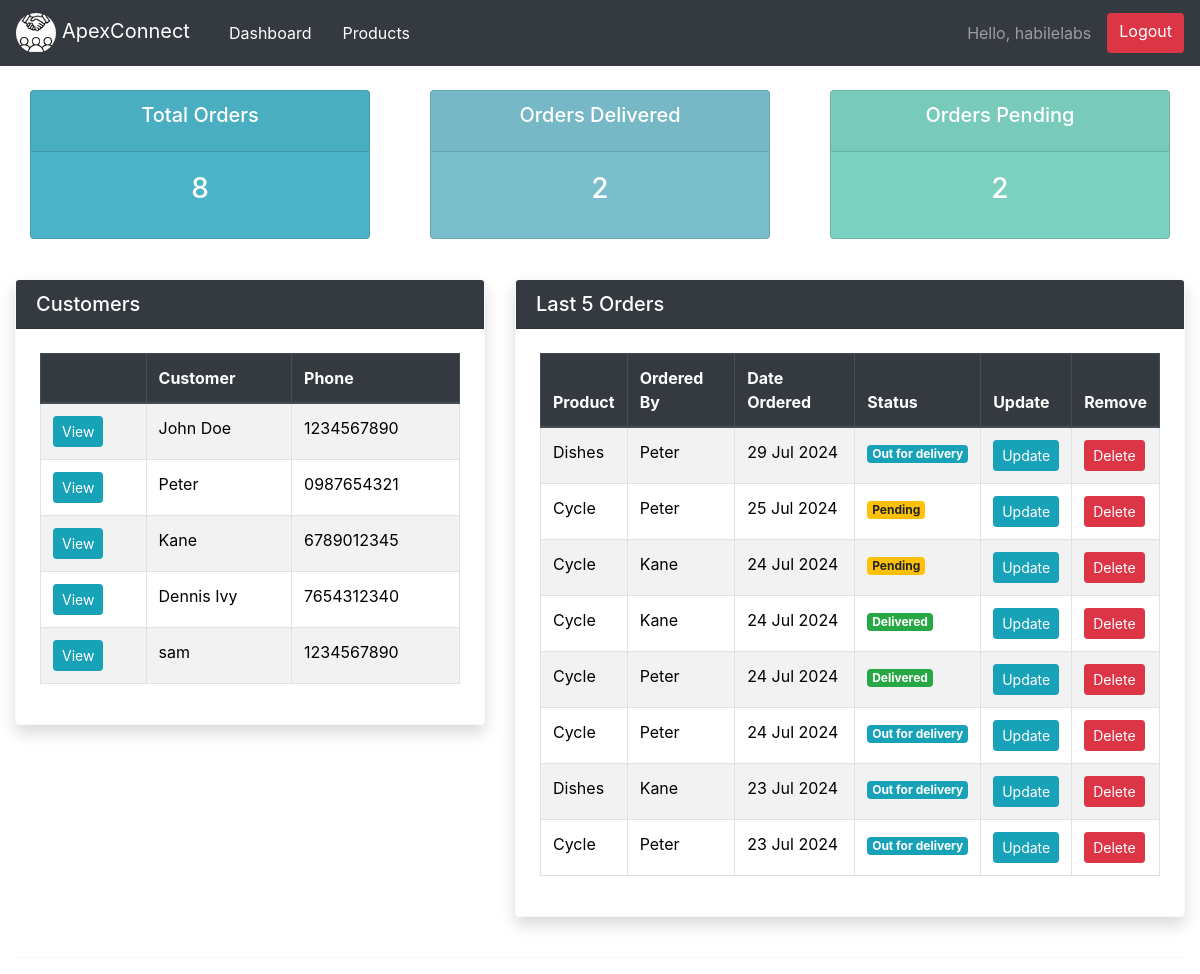
The app's page / (signed in) with its own data.
### accounts/models.py (models this page shows, shortened)
class Customer(models.Model):
    user = models.OneToOneField(User, null=True, on_delete=models.CASCADE)
    name = models.CharField(max_length=200, null=True)
    phone = models.CharField(max_length=200, null=True)
    email = models.CharField(max_length=200, null=True)
    address = models.CharField(max_length=200, null=True)
    date_created = models.DateTimeField(auto_now_add=True, null=True)
    def __str__(self):
        return self.name

class Order(models.Model):
    STATUS = (
        ("Pending", "Pending"),
        ("Out for delivery", "Out for delivery"),
        ("Delivered", "Delivered"),
    )
    customer = models.ForeignKey(Customer, null=True, on_delete=models.SET_NULL)
    product = models.ForeignKey(Product, null=True, on_delete=models.SET_NULL)
    date_created = models.DateTimeField(auto_now_add=True, null=True)
    status = models.CharField(max_length=200, null=True, choices=STATUS)
    note = models.CharField(max_length=1000, null=True)

class Product(models.Model):
    CATEGORY = (
        ("Indoor", "Indoor"),
        ("Out Door", "Out Door"),
    )
    name = models.CharField(max_length=200, null=True)
    price = models.FloatField(null=True)
    category = models.CharField(max_length=200, null=True, choices=CATEGORY)
    desc = models.CharField(max_length=200, null=True, blank=True)
    date_created = models.DateTimeField(auto_now_add=True, null=True)
    tags = models.ManyToManyField(Tag)
    def __str__(self):
        return self.name

### accounts/decorators.py (the view)
    def wrapper_function(request, *args, **kwargs):
        group = None
        if request.user.groups.exists():
            group = request.user.groups.all()[0].name
        if group == 'Customer':
            return redirect("user-page")
        if group == 'Admin':
            return view_func(request, *args, **kwargs)

### accounts/views.py (called while the page is built)
@login_required(login_url="login")
@admin_only
def home(request):
    orders = Order.objects.all().order_by('-date_created')
    customers = Customer.objects.all()
    total_customers = customers.count()
    total_orders = orders.count()
    delivered = orders.filter(status="Delivered").count()
    pending = orders.filter(status="Pending").count()
    context = {
        "orders": orders,
        "customers": customers,
        "total_orders": total_orders,
        "total_customers": total_customers,
        "delivered": delivered,
        "pending": pending,
    }
    return render(request, "accounts/dashboard.html", context)

### accounts/templates/accounts/dashboard.html
{% extends "accounts/main.html" %}
{% block content %}
{% include "accounts/status.html" %}
<br />
<div class="row">
  <div class="col-md-5 mb-4">
    <div class="card shadow border-light">
      <div
        class="card-header bg-dark text-white d-flex justify-content-between align-items-center"
      >
        <h5 class="mb-0">Customers</h5>
      </div>
      <div class="card-body p-4">
        <table class="table table-hover table-striped table-bordered">
          <thead class="thead-dark">
            <tr>
              <th></th>
              <th>Customer</th>
              <th>Phone</th>
            </tr>
          </thead>
          <tbody>
            {% for customer in customers %}
            <tr>
              <td>
                <a
                  class="btn btn-sm btn-info"
                  href="{% url 'customer' customer.id %}"
                  >View</a
                >
              </td>
              <td>{{ customer.name }}</td>
              <td>{{ customer.phone }}</td>
            </tr>
            {% endfor %}
          </tbody>
        </table>
      </div>
    </div>
  </div>
  <div class="col-md-7 mb-4">
    <div class="card shadow border-light">
      <div
        class="card-header bg-dark text-white d-flex justify-content-between align-items-center"
      >
        <h5 class="mb-0">Last 5 Orders</h5>
      </div>
      <div class="card-body p-4">
        <table class="table table-hover table-striped table-bordered">
          <thead class="thead-dark">
            <tr>
              <th>Product</th>
              <th>Ordered By</th>
              <th>Date Ordered</th>
              <th>Status</th>
              <th>Update</th>
              <th>Remove</th>
            </tr>
          </thead>
          <tbody>
            {% for order in orders %}
            <tr>
              <td>{{ order.product }}</td>
              <td>{{ order.customer }}</td>
              <td>{{ order.date_created|date:"d M Y" }}</td>
              <td>
                {% if order.status == "Delivered" %}
                <span class="badge badge-success">Delivered</span>
                {% elif order.status == "Pending" %}
                <span class="badge badge-warning">Pending</span>
                {% else %}
                <span class="badge badge-info">Out for delivery</span>
                {% endif %}
              </td>
              <td>
                <a
                  class="btn btn-sm btn-info"
                  href="{% url 'update_order' order.id %}"
                  >Update</a
                >
              </td>
              <td>
                <a
                  class="btn btn-sm btn-danger"
                  href="{% url 'delete_order' order.id %}"
                  >Delete</a
                >
              </td>
            </tr>
            {% endfor %}
          </tbody>
        </table>
      </div>
    </div>
  </div>
</div>
{% endblock content %}

### accounts/templates/accounts/main.html (shortened to what this page needs)
<!DOCTYPE html>
<html>
  <head>
    <link
      href="https://cdn.jsdelivr.net/npm/bootstrap@5.3.3/dist/css/bootstrap.min.css"
      rel="stylesheet"
    />
    {%load static%}
    <link rel="stylesheet" type="text/css" href="{%static 'css/main.css'%}">
  </head>
  <body>
    {% include "accounts/navbar.html" %}
    <div class="container-fluid">
    {% block content%}
    {% endblock content%}
    <hr>
  </body>
</html>

### accounts/templates/accounts/navbar.html (shortened to what this page needs)
{% load static %}
<link
  rel="stylesheet"
  href="https://stackpath.bootstrapcdn.com/bootstrap/4.5.2/css/bootstrap.min.css"
/>
<nav class="navbar navbar-expand-lg navbar-dark bg-dark">
  <a class="navbar-brand" href="#">
    <img
      src="{% static 'images/image.png' %}"
      alt="ApexConnect Logo"
      style="height: 40px; border-radius: 50%"
    />
    ApexConnect
  </a>
  <div class="collapse navbar-collapse" id="navbarNav">
    <ul class="navbar-nav mr-auto">
      {% if request.user.is_staff %}
      <li class="nav-item active">
        <a class="nav-link" href="{% url 'home' %}">Dashboard</a>
      </li>
      <li class="nav-item active">
        <a class="nav-link" href="{% url 'products' %}">Products</a>
      </li>
      {% endif %}
    </ul>
    <div class="navbar-nav ml-auto">
      <span class="navbar-text hello-msg"
        >Hello, {{ request.user.username }}</span
      >
      <a
        class="btn btn-logout ml-3"
        href="{% url 'logout' %}"
        onclick="logoutFromAllTabs()"
        >Logout</a
      >
    </div>
  </div>
</nav>

### accounts/templates/accounts/status.html
<br>
<div class="row">
    <div class="col">
        <div class="col-md">
            <div class="card text-center text-white mb-3" id="total-orders">
                <div class="card-header">
                    <h5 class="card-title"> Total Orders
                    </h5>
                </div>
                <div class="card-body">
                    <h3 class="card-title">{{total_orders}}</h3>
                </div>
            </div>
        </div>
    </div>
    <div class="col">
        <div class="col-md">
            <div class="card text-center text-white mb-3" id="orders-delivered">
                <div class="card-header">
                    <h5 class="card-title">Orders Delivered
                    </h5>
                </div>
                <div class="card-body">
                    <h3 class="card-title">{{delivered}}</h3>
                </div>
            </div>
        </div>
    </div>
    <div class="col">
        <div class="col-md">
            <div class="card text-center text-white mb-3" id="orders-pending">
                <div class="card-header">
                    <h5 class="card-title">Orders Pending
                    </h5>
                </div>
                <div class="card-body">
                    <h3 class="card-title">{{pending}}</h3>
                </div>
            </div>
        </div>
    </div>
</div>

### static/css/main.css (style rules this page uses)
body { background-color: #ebeff5; }
#total-orders { background-color: #4cb4c7; }
#orders-delivered { background-color: #7abecc; }
#orders-pending { background-color: #7cd1c0; }

### accounts/templates/accounts/navbar.html (style rules this page uses)
.navbar-nav .nav-item { margin-left: 15px; }
.navbar-nav .nav-link { font-size: 16px; }
.hello-msg { color: #fff; font-size: 16px; margin-left: 20px; }
.btn-logout { background-color: #dc3545; color: white; border: none; }

### records on screen
Customer: name "John Doe", phone "1234567890"
Customer: name "Peter", phone "0987654321"
Customer: name "Kane", phone "6789012345"
Customer: name "Dennis Ivy", phone "7654312340"
Customer: name "sam", phone "1234567890"
Order: product "Dishes", customer "Peter", date_created "29 Jul 2024", status "Out for delivery"
Order: product "Cycle", customer "Peter", date_created "25 Jul 2024", status "Pending"
Order: product "Cycle", customer "Kane", date_created "24 Jul 2024", status "Pending"
Order: product "Cycle", customer "Kane", date_created "24 Jul 2024", status "Delivered"
Order: product "Cycle", customer "Peter", date_created "24 Jul 2024", status "Delivered"
Order: product "Cycle", customer "Peter", date_created "24 Jul 2024", status "Out for delivery"
Order: product "Dishes", customer "Kane", date_created "23 Jul 2024", status "Out for delivery"
Order: product "Cycle", customer "Peter", date_created "23 Jul 2024", status "Out for delivery"

### other values on screen
{{ request.user.username }} "habilelabs"
{{ total_orders }} "8"
{{ delivered }} "2"
{{ pending }} "2"
